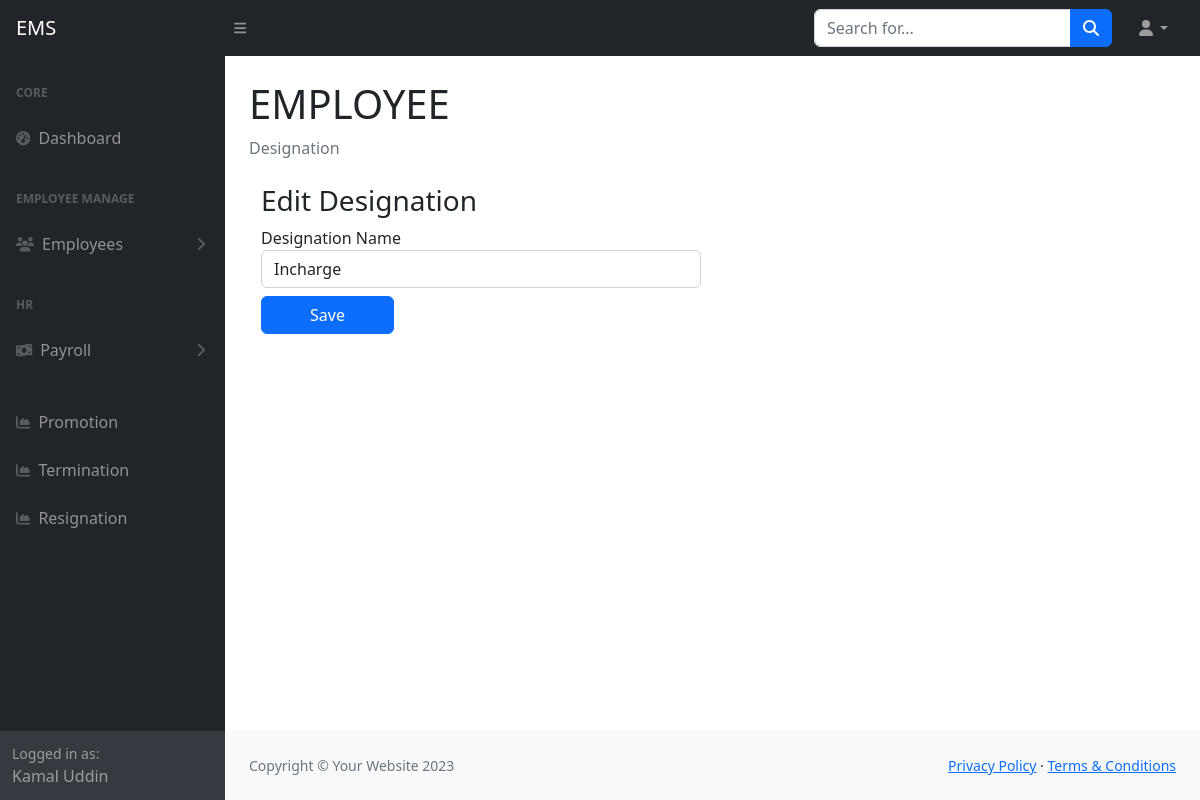
Before: /designation_edit.php?id=1 (signed in) with the older database file.
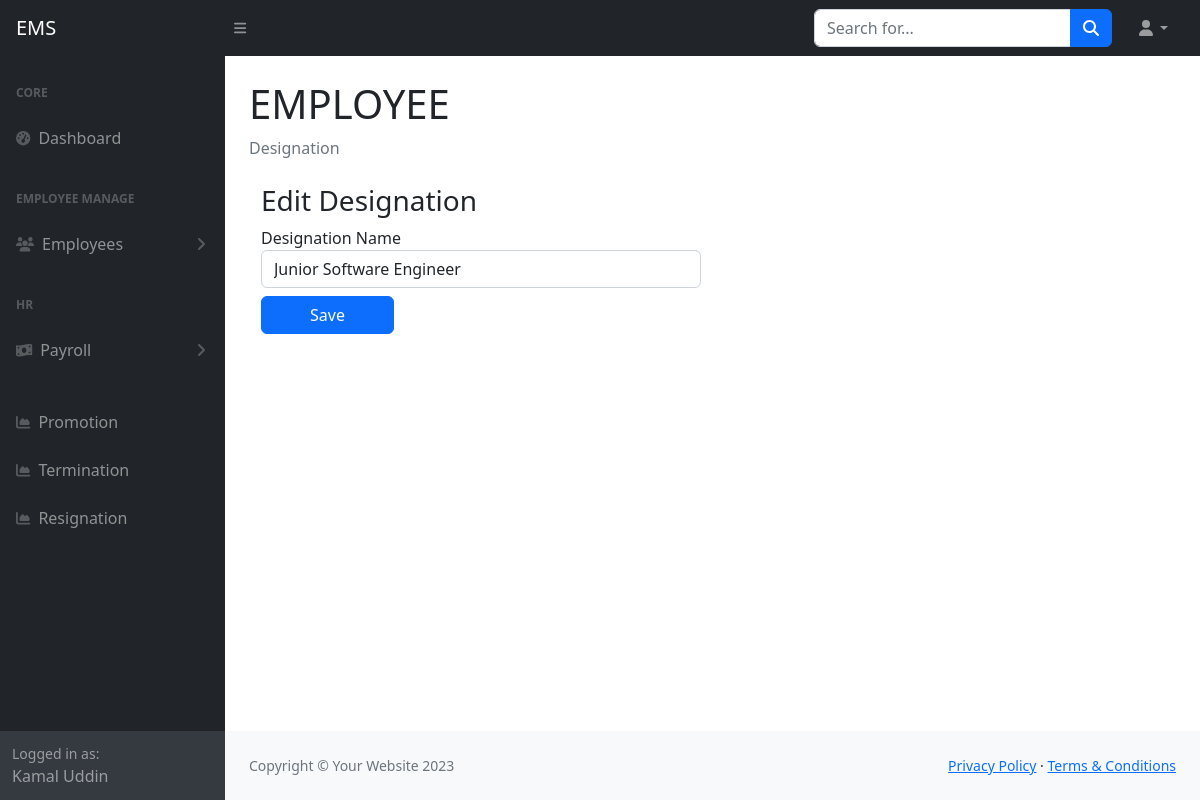
After: the same page with the newer database file.
### tables this page shows
CREATE TABLE `tbl_designations` (
  `id` int(11) NOT NULL,
  `designation` varchar(255) NOT NULL,
  `date` date NOT NULL,
  `created_at` datetime NOT NULL,
  `created_by` varchar(255) NOT NULL,
  `updated_at` datetime NOT NULL,
  `updated_by` varchar(255) NOT NULL,
  `deleted_at` datetime DEFAULT NULL
);

### include/settings.php (called while the page is built, shortened)
<?php
    require_once('class/crud.php');
    $mysqli=new crud;
?>

### class/crud.php (called while the page is built, shortened)
<?php
    class crud{
        private $host='localhost';
        private $user='root';
        private $password='';
        private $database='employee';
        private $connection;
        public function __construct(){
            $this->connection=new mysqli($this->host,$this->user,$this->password,$this->database);
        }
        public function common_select($table,$fields='*',$condition=false,$sort_field=false,$sort='ASC'){
            $result=array();
            $error=false;
            $sql="select $fields from $table where deleted_at is null ";
            if(is_array($condition)){
                $sql.=" and ";
                foreach($condition as $k=>$v){
                    $v = $this->connection->real_escape_string($v);
                    $sql.="$k='$v' and ";
                }
                $sql=rtrim($sql,'and ');
            }
            $rs=$this->connection->query($sql);
            if($rs){
                if($rs->num_rows > 0){
                    while($r=$rs->fetch_object()){
                        array_push($result,$r);
                    }
                }
            }else{
                $error=$this->connection->error;
            }
            $return = array('data'=>$result,'error'=>$error);
            return $return;
        }
    }
?>

### designation_edit.php (the view, shortened to what this page needs)
<?php require_once('include/header.php') ?>
<?php require_once('include/sidebar.php') ?>
<div class="container-fluid px-4">
    <h1 class="mt-4">EMPLOYEE</h1>
    <ol class="breadcrumb mb-4">
        <li class="breadcrumb-item active">Designation</li>
    </ol>
    <section class="content">
      <div class="container-fluid">
        <div class="row">
          <div class="col-md-12">
            <div class="content">
              <form  action="" method="post">
                <div class="head">
                  <h3 class="title">Edit Designation</h3>
                </div>
                <?php
                  $where['id']=$_GET['id'];
                  $data=$mysqli->common_select('tbl_designations','*',$where);
                  if(!$data['error'] && count($data['data'])>0)
                    $d=$data['data'][0];
                  else{
                    echo "<h2 class='text-danger text-center'>This url is not correct</h2>";
                    exit;
                  }
                ?>
                <div class="body">
                  <div class="row ">
                        <div class="col-sm-6">
                            <div class="form-group">
                            <label>Designation Name</label>
                            <input type="text" name="designation" value="<?= $d->designation ?>"class="form-control">
                                <button type="submit" class="btn btn-primary px-5 my-2">Save</button>
                            </div>
                        </div>
                  </div>
                </div>
              </form>
            </div>
          </div>
        </div>
      </div>
    </section>
</div>
<?php require_once('include/footer.php') ?>

Changed rows visible on the page:
changed tbl_designations: designation "Incharge" → "Junior Software Engineer"
